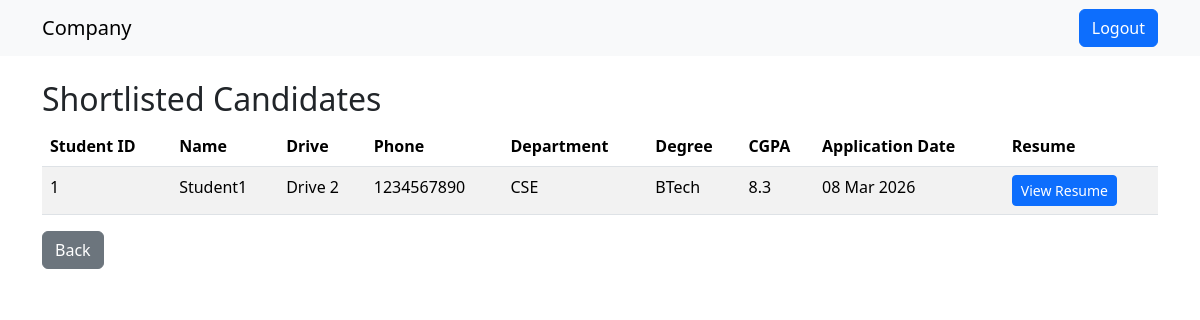
The page /company/shortlisted_candidates (signed in) on the database its author committed.
### application/models.py (models this page shows)
class Application(db.Model):
    __tablename__ = "application"
    application_id = db.Column(db.Integer(), primary_key=True, autoincrement=True)
    student_id = db.Column(db.Integer(), db.ForeignKey("student.student_id"), nullable=False)
    drive_id = db.Column(db.Integer(), db.ForeignKey("placement.drive_id"), nullable=False)
    application_date = db.Column(db.DateTime(), server_default=db.func.now())
    status = db.Column(db.String(30),default="applied")  # Applied / Shortlisted / Rejected / Selected
    remarks = db.Column(db.String(255))  # optional admin/HR notes
    student = db.relationship("Student", backref="applications")
    placement = db.relationship("Placement",backref="applications")

class Student(db.Model):
    __tablename__ = "student"
    user = db.relationship("Users", backref="student", lazy=True)
    name = db.Column(db.String(150), nullable=False)
    student_id = db.Column(db.Integer(), primary_key=True, autoincrement=True)
    user_id = db.Column(db.Integer(),db.ForeignKey("users.user_id"),nullable=False,unique=True)
    roll_no = db.Column(db.String(20), unique=True, nullable=False)
    phone = db.Column(db.String(15))
    department = db.Column(db.String(50))
    degree = db.Column(db.String(50))
    batch_year = db.Column(db.Integer())
    cgpa = db.Column(db.Float())
    resume_url = db.Column(db.String(255))
    is_placed = db.Column(db.Boolean(), default=False)
    status = db.Column(db.String(20), default="active")  # active / blocked

class Placement(db.Model):
    __tablename__ = "placement"
    drive_id = db.Column(db.Integer(),primary_key=True,autoincrement=True)
    company_id = db.Column(db.Integer(),db.ForeignKey("company.company_id"),nullable=False)
    name=db.Column(db.String(50))
    title=db.Column(db.String(50))
    description=db.Column(db.Text())
    eligibility=db.Column(db.String(200))
    deadline=db.Column(db.Date())
    status=db.Column(db.String(30),default="pending") #pending/approved/rejected/closed
    company = db.relationship("Company",backref="placement")

### application/company.py (the view)
@api.route("/company/shortlisted_candidates", methods=["GET"])
def shortlisted_candidates():
    company = Company.query.filter_by(user_id=current_user.user_id).first()
    shortlisted_applications = (
        Application.query.join(Placement, Application.drive_id == Placement.drive_id)
        .filter(
            Placement.company_id == company.company_id,
            Application.status.ilike("shortlisted"),
        )
        .all()
    )
    return render_template(
        "company/shortlisted_candidates.html",
        shortlisted_applications=shortlisted_applications,
    )

### application/company.py (called while the page is built)
@api.before_request
@login_required
def require_company():
    if current_user.role != "company":
        return "Access Denied", 403

### templates/company/shortlisted_candidates.html
{% extends "company/layout.html" %}
{% block body %}
<h2>Shortlisted Candidates</h2>
<table class="table table-striped">
    <thead>
        <tr>
            <th>Student ID</th>
            <th>Name</th>
            <th>Drive</th>
            <th>Phone</th>
            <th>Department</th>
            <th>Degree</th>
            <th>CGPA</th>
            <th>Application Date</th>
            <th>Resume</th>
        </tr>
    </thead>
    <tbody>
        {% for app in shortlisted_applications %}
        <tr>
            <td>{{ app.student_id }}</td>
            <td>{{ app.student.name }}</td>
            <td>{{ app.placement.name }}</td>
            <td>{{ app.student.phone }}</td>
            <td>{{ app.student.department }}</td>
            <td>{{ app.student.degree }}</td>
            <td>{{ app.student.cgpa }}</td>
            <td>{{ app.application_date.strftime('%d %b %Y') }}</td>
            <td>
                <a href="{{ app.student.resume_url }}" target="_blank" class="btn btn-primary btn-sm">View Resume</a>
            </td>
        </tr>
        {% else %}
        <tr>
            <td colspan="9" class="text-center">No shortlisted candidates yet.</td>
        </tr>
        {% endfor %}
    </tbody>
</table>
<a href="{{ url_for('company_api.company_dashboard') }}" class="btn btn-secondary">Back</a>
{% endblock %}

### rows shown on the page
Application: student_id "1", student.name "Student1", placement.name "Drive 2", student.phone "1234567890", student.department "CSE", student.degree "BTech", student.cgpa "8.3", application_date "08 Mar 2026"
